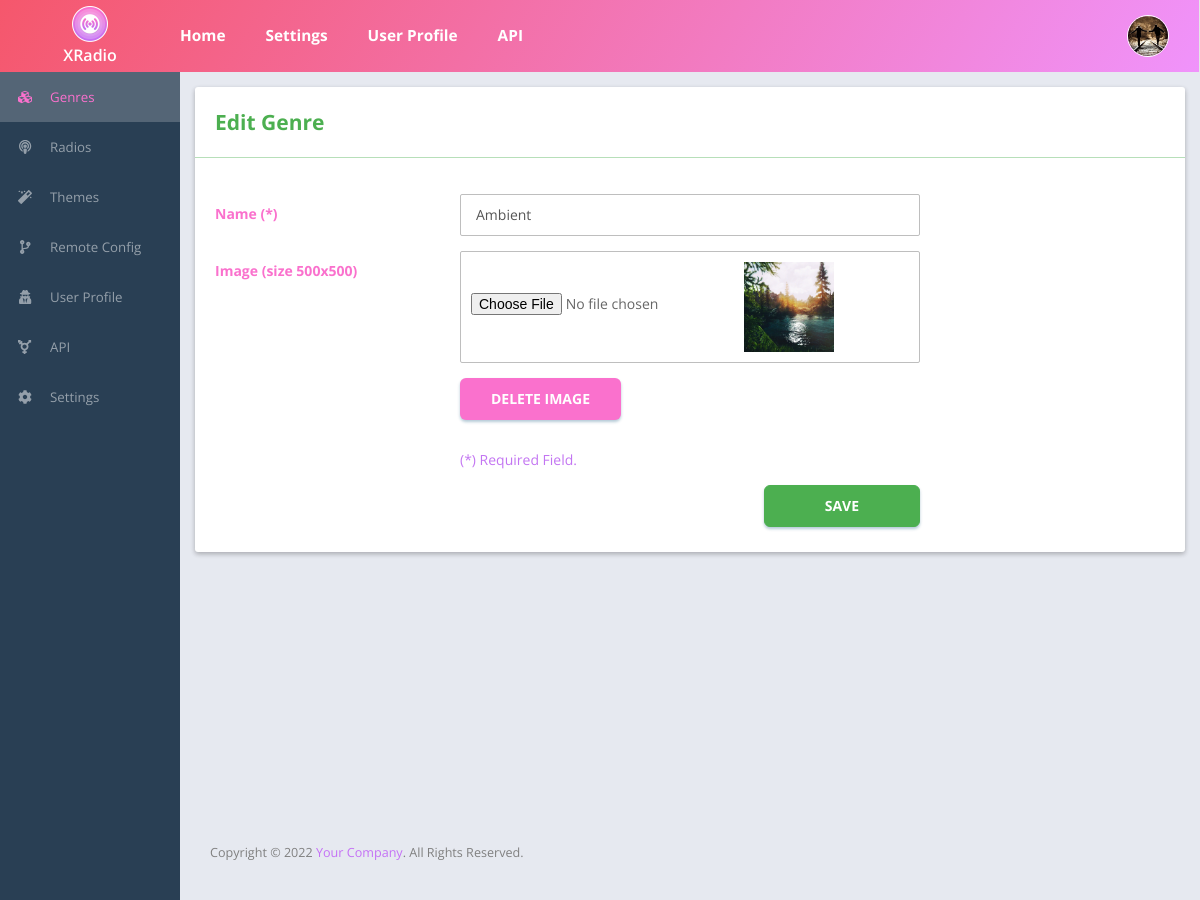
Page /x_add_genre.php?action=edit&id=2 (signed in) on the committed database.
### tables this page shows
CREATE TABLE `genres` (
  `id` int(11) NOT NULL,
  `name` varchar(255) NOT NULL,
  `img` varchar(255) NOT NULL,
  `isActive` int(1) NOT NULL DEFAULT '1'
);

### x_add_genre.php (the view, shortened to what this page needs)
<?php
	include("includes/xradio_header.php");
	$url_action="";
	if(isset($_GET['action'])){
		$action=$_GET['action'];
		if($action=="add"){
			if(isset($_POST['submit'])){
				if($_FILES['genre_img']['name']!=""){
					$genre_image="genre_".rand(0,99999)."_".$_FILES['genre_img']['name'];
					$tpath1='uploads/genres/'.$genre_image;
					$pic1=process_image($_FILES["genre_img"]["tmp_name"], $tpath1, 100);
				}
				$data = array(
					'name'  =>  $_POST['genre_name'],
					'img'  => $genre_image
				);
				$qry = insert_tbl('genres',$data);
				$_SESSION['msg']="6";
				header( "Location:x_add_genre.php?action=add");
				exit;
			}
		}
		elseif($action=="edit"){
			$genre_id=$_GET['id'];
			$qry="SELECT * FROM genres where id=$genre_id";
			$result=mysqli_query($mysqli,$qry);
			$row=mysqli_fetch_assoc($result);
		}
		elseif($action=="copy"){
			$genre_id=$_GET['id'];
			$qry="SELECT * FROM genres where id=$genre_id";
			$result=mysqli_query($mysqli,$qry);
			$row=mysqli_fetch_assoc($result);
			$url_action="x_add_genre.php?action=add";
		}
	}
?>
<div class="row">
  <div class="col-md-12">
		<div class="card">
      <div class="page_title_block">
        <div class="col-md-5 col-xs-12">
          <div class="page_title"><?php if(isset($_GET['id']) and $action=="edit"){?>Edit Genre<?php }else{?>Add Genre<?php }?></div>
        </div>
				<div class="divider"></div>
      </div>
      <div class="row card-top">
        <div class="col-md-12">
          <div class="col-md-12 col-sm-12">
          </div>
        </div>
      </div>
      <div class="card-home-body card-bottom">
        <form action="<?php echo $url_action ?>" name="addeditgenre" method="post" class="form form-horizontal" enctype="multipart/form-data">
          <div class="section">
            <div class="section-body">
              <div class="form-group">
                <label class="col-md-3 control-label">Name (*)</label>
                <div class="col-md-6">
                  <input type="text" name="genre_name" id="genre_name" value="<?php if(isset($_GET['id']) || $action=="copy" ){echo $row['name'];}?>" class="form-control" required>
                </div>
              </div>
							<div class="form-group">
								<label class="col-md-3 control-label">Image (size 500x500)</label>
								<div class="col-md-6">
									<div class="fileupload_block">
										<input type="file" name="genre_img" value="fileupload" id="fileupload">
												<?php if(isset($_GET['id']) and $action=="edit" and $row['img']!="") {?>
												<div class="user_upload_img"><img type="image" src="uploads/genres/<?php echo $row['img'];?>" alt="genre image"/></div>
											<?php } else {?>
												<div class="user_upload_img"><img type="image" src="uploads/genres/genre_default.jpg" alt="genre image"/></div>
											<?php }?>
									</div>
								</div>
							</div>
							<?php if(isset($_GET['id']) and $row['img']!="" and $action=="edit") {?>
							<div class="form-group">
							 <div class="col-md-9 col-md-offset-3">
								 <div class="add_btn_accent"> <a href="x_add_genre.php?action=delete_image&id=<?php echo $_GET['id'];?>" onclick="return confirm('Do you want to delete this image?');">Delete image</a></div>
							 </div>
							</div>
							<?php }?>
							<div class="form-group">
								<div class="col-md-9 col-md-offset-3" style="margin-bottom:15px;margin-top:15px;color:#c375f2;">(*) Required Field.</div>
							</div>
              <div class="form-group">
                <div class="col-md-6 col-md-offset-3">
                  <button type="submit" name="submit" class="btn btn-primary">Save</button>
                </div>
              </div>
            </div>
          </div>
        </form>
      </div>
		</div>
	</div>
</div>
<?php include("includes/xradio_footer.php");?>

### rows in the picture
genres: genre_name "Ambient", img (picture)

### other values in the picture
XRADIO_APP_NAME "XRadio"
XRADIO_APP_AUTHOR "Your Company"
